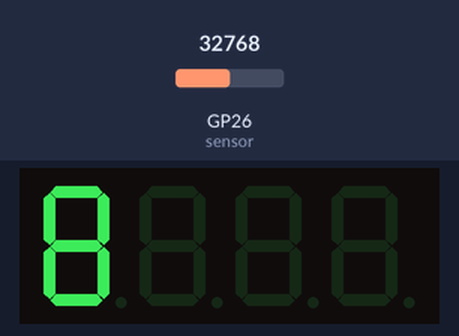
A program run on a simulated Raspberry Pi Pico running MicroPython. On the bench: 4-digit seven-segment display. The inputs (shaded band) are chosen by the test bench; at power-on: GP26 (sensor) = 32768 (analog values on the 0–65535 scale).

Above: at 1.2 s.
1.3 s: GP26 (sensor) set to 35408
2.8 s: GP26 (sensor) set to 36624
At 3.7 s:
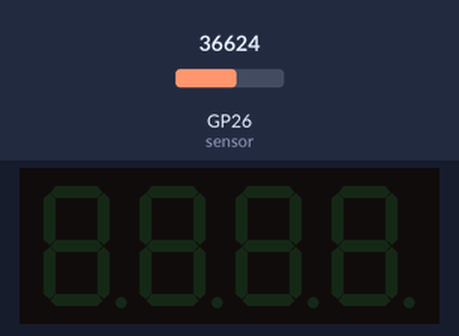
4.3 s: GP26 (sensor) set to 32767
At 5.0 s:
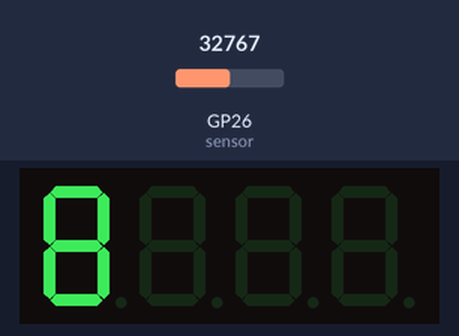
5.8 s: GP26 (sensor) set to 45874
At 7.2 s:
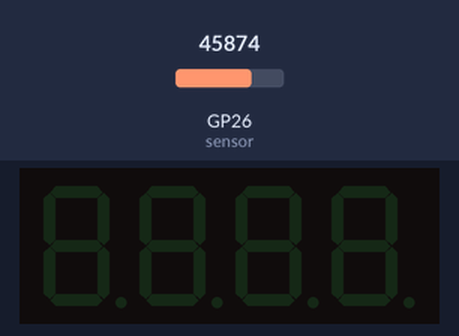
Timing chart, 0 to 8.3 s (numbered marks = the images above; inputs shaded):
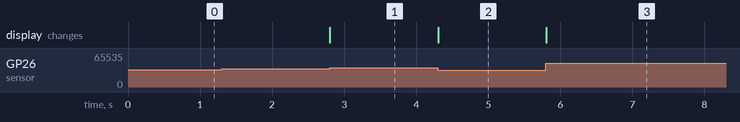

Measured:
- the behaviour switches between 36032 and 36048 on GP26 (sensor) (found by bisection; images 0 and 1)
- after the input at 1.3 s, every drawn part: stays the same
- after the input at 2.8 s, the display: changes at once (image 1)
- after the input at 4.3 s, the display: changes at once (image 2)
- after the input at 5.8 s, the display: changes at once (image 3)

The program:

3_Segment_Sensor.py
```python
# import
from ht16k33segment import HT16K33Segment
from machine        import I2C, Pin
from picozero       import Pot
from time           import sleep

# setup
sensor = Pot(26)

i2c = I2C(id=0, scl=5, sda=4)
led = HT16K33Segment(i2c)

threshold = sensor.value

# loop
while True:

    if sensor.value < threshold * 1.1:
        led.clear()
        led.set_number(8, 0)
        led.draw()

    else:
        led.clear()
        led.draw()

        sleep(0.5)

    sleep(0.001)
```
